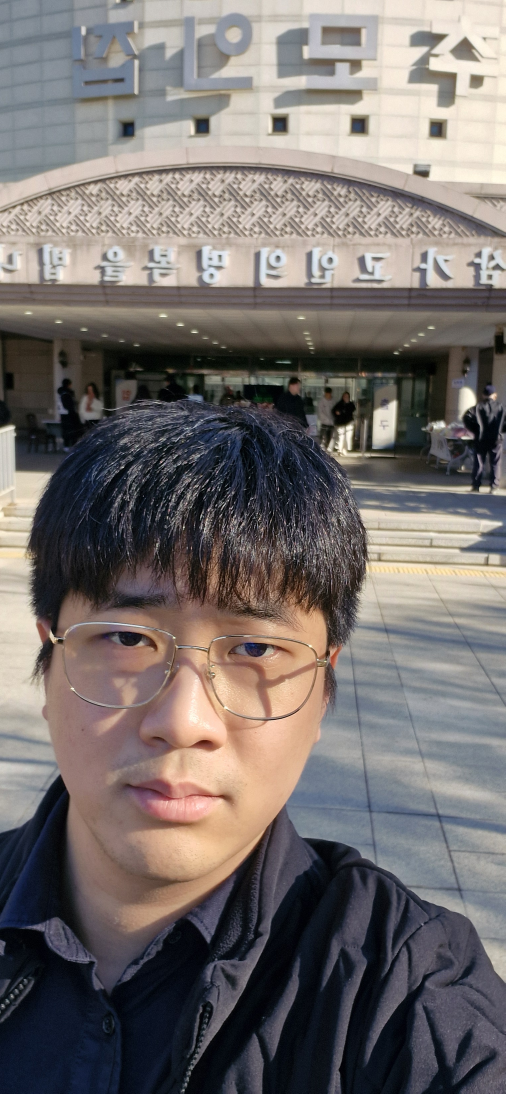
#> input picture client/uploads/-uHisAQOEMjwAVZx/original.jpg, 1516 x 3280 px (shown at 1/3 size)
$ python -i stipple_module.py   (imports and definitions only)
#> lines starting #> are read from the running program, lines starting #| are printed output that depends on the picture
#> in generate_stipple, image is the input picture: shape (3280, 1516, 3); mean B, G, R 109.2, 111.1, 117.5
import cv2
import numpy as np
import random
from pathlib import Path
from typing import List, Tuple, Optional, Union

# ===== 고정 파라미터 =====
CANNY_LOW = 80
CANNY_HIGH = 150

# ===== 팔레트 (RGB 순서) =====
# 인덱스는 1부터 시작
palette = [
    # 🔴 빨강 계열
    (159, 52, 58),     # 딥 레드
    (179, 78, 96),     # 로즈 레드

    # 🟠 주황 계열
    (187, 99, 61),     # 브릭 오렌지

    # 🟡 노랑 계열
    (202, 181, 53),    # 머스터드 옐로우

    # 🟢 초록 계열
    (104, 150, 75),    # 올리브 그린
    (71, 125, 99),     # 포레스트 그린

    # 🟢 청록 계열
    (79, 118, 135),    # 틸 블루
    (58, 103, 168),    # 블루 그린

    # 🔵 파랑 계열
    (53, 46, 139),     # 딥 블루
    (68, 72, 97),      # 슬레이트 블루
    (56, 62, 78),      # 다크 블루 그레이

    # 🟣 보라 계열
    (111, 70, 140),    # 퍼플
    (130, 76, 113),    # 모브 퍼플

    # 🌸 핑크 계열
    (209, 145, 171),   # 소프트 핑크

    # 🟤 갈색 계열
    (103, 78, 71),     # 브라운
    (194, 166, 129),   # 베이지 브라운

    # 🟢 카키/올리브 계열
    (144, 128, 69),    # 카키

    # ⚪ 무채색
    (34, 33, 41),      # 차콜 블랙
    (0, 0, 0),         # 블랙
    (255, 255, 255),   # 화이트
]

# --------------------------------------------------
# 이미지 리사이즈
def resize_keep_ratio(image: np.ndarray, max_size: int) -> np.ndarray:
#> called with max_size = 200
    h, w = image.shape[:2]
#> h = 3280; w = 1516
    if max(h, w) <= max_size:
        return image

    scale = max_size / max(h, w)
#> scale = 0.061
    new_w = int(w * scale)
#> new_w = 92
    new_h = int(h * scale)
#> new_h = 200
    return cv2.resize(image, (new_w, new_h), interpolation=cv2.INTER_AREA)
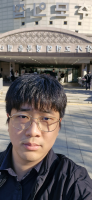
#> returned value: shape (200, 92, 3); mean of channels 0, 1, 2 109.2, 111.1, 117.5; drawn as B, G, R

# --------------------------------------------------
# 팔레트 최근접 색상 (입력은 RGB)
def nearest_color(r: int, g: int, b: int) -> Tuple[int, int, int]:
    min_dist = float("inf")
    nearest = palette[0]

    for pr, pg, pb in palette:
        dist = (int(r) - pr) ** 2 + (int(g) - pg) ** 2 + (int(b) - pb) ** 2
        if dist < min_dist:
            min_dist = dist
            nearest = (pr, pg, pb)

    return nearest

# --------------------------------------------------
# 색상 → 인덱스 (1부터 시작)
def color_to_index(color: Tuple[int, int, int]) -> int:
    if color in palette:
        return palette.index(color) + 1
    return 1

# --------------------------------------------------
# 점묘화 생성
# - img_path: 입력 이미지 경로
# - edge_prob: 0.1~1.0 권장
# - inner_density: 0~0.5 권장 (0.01 단위)
# - color_mode: "bw" or "color"
# - save_preview_path: 결과 프리뷰 이미지를 저장할 경로 (예: processed.png)
# - show_preview: 로컬 테스트용(웹 서버에서는 False 권장)
# - seed: 재현성 필요 시 사용
def generate_stipple(
    img_path: Union[str, Path],
    edge_prob: float = 0.5,
    inner_density: float = 0.01,
    color_mode: str = "bw",      # "bw" | "color"
    max_size: int = 200,
    save_preview_path: Optional[Union[str, Path]] = None,
    show_preview: bool = False,
    seed: Optional[int] = None,
) -> Tuple[List[Tuple[int, int, int]], int, int]:
    # --- 입력 정리 ---
    img_path = str(img_path)
    if save_preview_path is not None:
        save_preview_path = str(save_preview_path)

    # --- 파라미터 클램프/검증 ---
    # (UI가 잘 보내면 필요 없지만, 안전장치)
    edge_prob = float(edge_prob)
    inner_density = float(inner_density)
    if edge_prob < 0.0:
        edge_prob = 0.0
    if edge_prob > 1.0:
        edge_prob = 1.0
    if inner_density < 0.0:
        inner_density = 0.0
    if inner_density > 1.0:
        inner_density = 1.0

    if color_mode not in ("bw", "color"):
        color_mode = "bw"

    # --- RNG (동시 요청 안전 + 재현성 옵션) ---
    rng = random.Random(seed)

    image = cv2.imread(img_path)
    if image is None:
        raise ValueError("이미지 로드 실패")

    image = resize_keep_ratio(image, max_size)

    gray = cv2.cvtColor(image, cv2.COLOR_BGR2GRAY)
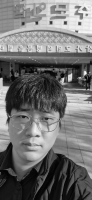
#> gray: shape (200, 92); min 2, max 250, mean 112.8
    edges = cv2.Canny(gray, CANNY_LOW, CANNY_HIGH)
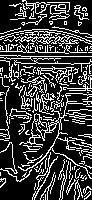
#> edges: shape (200, 92); 24.6% white in thin lines or dots

    h, w = gray.shape
#> h = 200; w = 92
    result_points: List[Tuple[int, int, int]] = []

    # 프리뷰 캔버스(흰 배경)
    preview = 255 * np.ones((h, w, 3), dtype=np.uint8)

    for y in range(h):
        for x in range(w):
            draw_flag = False

            if edges[y, x] > 0:
                if rng.random() < edge_prob:
                    draw_flag = True
            else:
                brightness = gray[y, x] / 255.0
                prob = (1.0 - brightness) * inner_density
                if rng.random() < prob:
                    draw_flag = True

            if not draw_flag:
                continue

            # 원본 밝기 확인
            brightness = gray[y, x] / 255.0
            # 거의 흰색이면 점 생성하지 않음
            if brightness > 0.95:
                continue

            if color_mode == "bw":
                rgb_color = (0, 0, 0)
            else:
                b, g, r = image[y, x]
                rgb_color = nearest_color(r, g, b)

                # 컬러 모드에서 팔레트 화이트 제외
                if rgb_color == (255, 255, 255):
                    continue

            v = color_to_index(rgb_color)
            result_points.append((x, y, v))

            # OpenCV는 BGR로 그리기
            cv2.circle(
                preview,
                (x, y),
                1,
                (rgb_color[2], rgb_color[1], rgb_color[0]),
                -1,
            )
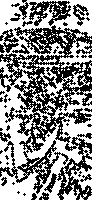
#> preview: shape (200, 92, 3); 55.3% white; black in thin lines or dots
#> after the loop, result_points = 2305 items, first 6: (23, 0, 19), (25, 0, 19), (23, 1, 19), (43, 2, 19), (47, 2, 19), (50, 2, 19)

    # --- 웹용: 파일 저장 ---
    if save_preview_path is not None:
        # 디렉토리 없으면 생성
        out_dir = Path(save_preview_path).parent
        out_dir.mkdir(parents=True, exist_ok=True)
        cv2.imwrite(save_preview_path, preview)

    # --- 로컬 테스트용 프리뷰 ---
    if show_preview:
        cv2.imshow("Stipple Preview", preview)
        cv2.waitKey(0)
        cv2.destroyAllWindows()

    return result_points, w, h

>>> result = generate_stipple('uploads/-uHisAQOEMjwAVZx/original.jpg')
